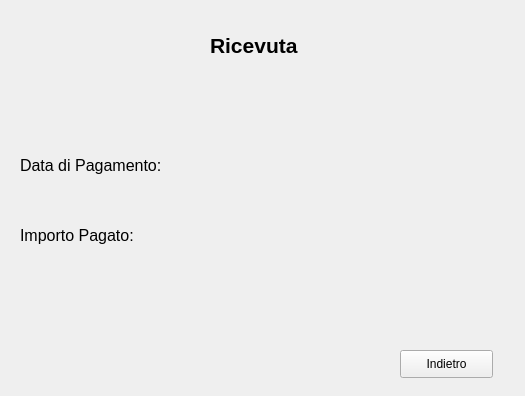
<?xml version="1.0" encoding="UTF-8"?>
<ui version="4.0">
 <class>Form</class>
 <widget class="QWidget" name="Form">
  <property name="geometry">
   <rect>
    <x>0</x>
    <y>0</y>
    <width>525</width>
    <height>396</height>
   </rect>
  </property>
  <property name="windowTitle">
   <string>Ricevuta</string>
  </property>
  <widget class="QLabel" name="label">
   <property name="geometry">
    <rect>
     <x>20</x>
     <y>150</y>
     <width>221</width>
     <height>31</height>
    </rect>
   </property>
   <property name="font">
    <font>
     <pointsize>12</pointsize>
    </font>
   </property>
   <property name="text">
    <string>Data di Pagamento:</string>
   </property>
  </widget>
  <widget class="QLabel" name="label_6">
   <property name="geometry">
    <rect>
     <x>20</x>
     <y>220</y>
     <width>181</width>
     <height>31</height>
    </rect>
   </property>
   <property name="font">
    <font>
     <pointsize>12</pointsize>
    </font>
   </property>
   <property name="text">
    <string>Importo Pagato:</string>
   </property>
  </widget>
  <widget class="QLabel" name="label_7">
   <property name="geometry">
    <rect>
     <x>210</x>
     <y>20</y>
     <width>121</width>
     <height>51</height>
    </rect>
   </property>
   <property name="font">
    <font>
     <pointsize>16</pointsize>
     <weight>75</weight>
     <bold>true</bold>
    </font>
   </property>
   <property name="text">
    <string>Ricevuta</string>
   </property>
  </widget>
  <widget class="QLabel" name="label_2">
   <property name="geometry">
    <rect>
     <x>250</x>
     <y>155</y>
     <width>231</width>
     <height>21</height>
    </rect>
   </property>
   <property name="text">
    <string/>
   </property>
  </widget>
  <widget class="QLabel" name="label_4">
   <property name="geometry">
    <rect>
     <x>240</x>
     <y>215</y>
     <width>251</width>
     <height>31</height>
    </rect>
   </property>
   <property name="text">
    <string/>
   </property>
  </widget>
  <widget class="QPushButton" name="pushButton">
   <property name="geometry">
    <rect>
     <x>400</x>
     <y>350</y>
     <width>93</width>
     <height>28</height>
    </rect>
   </property>
   <property name="text">
    <string>Indietro</string>
   </property>
  </widget>
 </widget>
 <resources/>
 <connections/>
</ui>
